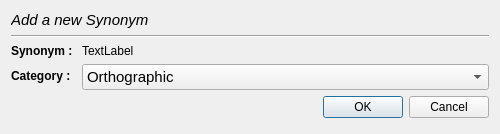
<?xml version="1.0" encoding="UTF-8"?>
<ui version="4.0">
 <class>Dialog</class>
 <widget class="QDialog" name="Dialog">
  <property name="geometry">
   <rect>
    <x>0</x>
    <y>0</y>
    <width>500</width>
    <height>134</height>
   </rect>
  </property>
  <property name="sizePolicy">
   <sizepolicy hsizetype="Expanding" vsizetype="Fixed">
    <horstretch>0</horstretch>
    <verstretch>0</verstretch>
   </sizepolicy>
  </property>
  <property name="minimumSize">
   <size>
    <width>500</width>
    <height>134</height>
   </size>
  </property>
  <property name="maximumSize">
   <size>
    <width>16777215</width>
    <height>134</height>
   </size>
  </property>
  <property name="windowTitle">
   <string>Add synonymy</string>
  </property>
  <layout class="QGridLayout" name="gridLayout">
   <item row="2" column="0">
    <layout class="QFormLayout" name="formLayout">
     <item row="0" column="0">
      <widget class="QLabel" name="synonymNameLabel">
       <property name="font">
        <font>
         <weight>75</weight>
         <bold>true</bold>
        </font>
       </property>
       <property name="text">
        <string>Synonym : </string>
       </property>
      </widget>
     </item>
     <item row="0" column="1">
      <widget class="QLabel" name="label_synonym_taxa">
       <property name="text">
        <string>TextLabel</string>
       </property>
      </widget>
     </item>
     <item row="1" column="0">
      <widget class="QLabel" name="typeLabel">
       <property name="font">
        <font>
         <weight>75</weight>
         <bold>true</bold>
        </font>
       </property>
       <property name="text">
        <string>Category :</string>
       </property>
      </widget>
     </item>
     <item row="1" column="1">
      <widget class="QComboBox" name="comboBox_synonym_type">
       <property name="font">
        <font>
         <pointsize>11</pointsize>
        </font>
       </property>
       <property name="currentIndex">
        <number>1</number>
       </property>
       <item>
        <property name="text">
         <string>Nomenclatural</string>
        </property>
       </item>
       <item>
        <property name="text">
         <string>Orthographic</string>
        </property>
       </item>
       <item>
        <property name="text">
         <string>Taxonomic</string>
        </property>
       </item>
       <item>
        <property name="text">
         <string>Vernacular</string>
        </property>
       </item>
      </widget>
     </item>
     <item row="2" column="1">
      <widget class="QDialogButtonBox" name="buttonBox_synonym">
       <property name="standardButtons">
        <set>QDialogButtonBox::Cancel|QDialogButtonBox::Ok</set>
       </property>
      </widget>
     </item>
    </layout>
   </item>
   <item row="0" column="0">
    <widget class="QLabel" name="label_accepted_taxa">
     <property name="sizePolicy">
      <sizepolicy hsizetype="Expanding" vsizetype="Fixed">
       <horstretch>0</horstretch>
       <verstretch>0</verstretch>
      </sizepolicy>
     </property>
     <property name="font">
      <font>
       <pointsize>11</pointsize>
       <italic>true</italic>
      </font>
     </property>
     <property name="styleSheet">
      <string notr="true"/>
     </property>
     <property name="text">
      <string>Add a new Synonym</string>
     </property>
    </widget>
   </item>
   <item row="1" column="0">
    <widget class="Line" name="line">
     <property name="orientation">
      <enum>Qt::Horizontal</enum>
     </property>
    </widget>
   </item>
  </layout>
 </widget>
 <resources/>
 <connections/>
</ui>
